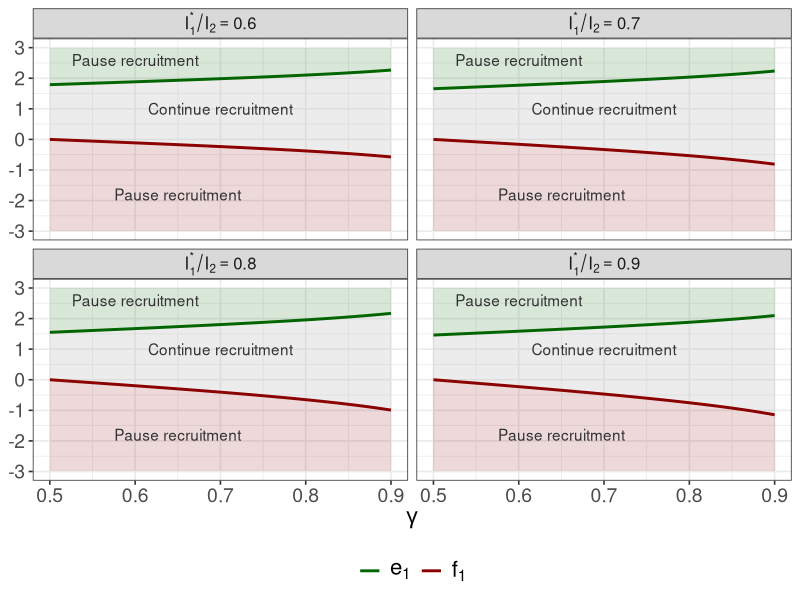

Here is the R script that generated this plot:
# Figure 4
# --------
# This script reproduces Figure 4 of the PhD thesis.

# install.packages("ggplot2")
library(ggplot2)


# Parameter settings ------------------------------------------------------

I1 <- 0.5
I2 <- 1

I1_tilde_star <- seq(0.1, 0.4, 0.1)
gamma <- seq(0.5, 0.9, 0.01)

f1_star <- 0
d1_star <- 1.96


# Create parameter grid --------------------------------------------------

df <- expand.grid(
  I1_tilde_star = I1_tilde_star,
  gamma = gamma
)

df$I1 <- I1
df$I2 <- I2
df$I1_star <- df$I1_tilde_star + df$I1
df$f1_star <- f1_star
df$d1_star <- d1_star


# Compute boundaries -----------------------------------------------------

df$f1 <- (
  df$f1_star * sqrt(df$I1_star / df$I1_tilde_star) -
    qnorm(df$gamma)
) * sqrt(df$I1_tilde_star / df$I1)

df$e1 <- (
  df$d1_star * sqrt(df$I1_star / df$I1_tilde_star) -
    qnorm(1 - df$gamma)
) * (
  sqrt(df$I1 / df$I1_tilde_star) +
    sqrt(df$I1_tilde_star / df$I1)
)^(-1)


# Create Figure 4 --------------------------------------------------------

ggplot(df, aes(x = gamma)) +
  geom_ribbon(
    aes(ymin = f1, ymax = e1),
    fill = "grey70",
    alpha = 0.25
  ) +
  geom_ribbon(
    aes(ymin = e1, ymax = 3),
    fill = "darkgreen",
    alpha = 0.15
  ) +
  geom_ribbon(
    aes(ymin = -3, ymax = f1),
    fill = "darkred",
    alpha = 0.15
  ) +
  geom_line(
    aes(y = f1, color = "f1"),
    linewidth = 1
  ) +
  geom_line(
    aes(y = e1, color = "e1"),
    linewidth = 1
  ) +
  facet_wrap(
    ~ I1_star,
    labeller = as_labeller(
      function(x) paste0("I[1]^'*'/I[2] == ", x),
      label_parsed
    )
  ) +
  scale_color_manual(
    values = c(
      "f1" = "darkred",
      "e1" = "darkgreen"
    ),
    labels = c(
      "f1" = expression(f[1]),
      "e1" = expression(e[1])
    )
  ) +
  scale_y_continuous(
    limits = c(-3, 3),
    breaks = seq(-3, 3, 1)
  ) +
  labs(
    x = expression(gamma),
    y = NULL,
    color = NULL
  ) +
  annotate(
    "text",
    x = 0.60,
    y = 2.60,
    label = "Pause recruitment",
    color = "grey20"
  ) +
  annotate(
    "text",
    x = 0.65,
    y = -1.80,
    label = "Pause recruitment",
    color = "grey20"
  ) +
  annotate(
    "text",
    x = 0.70,
    y = 1.00,
    label = "Continue recruitment",
    color = "grey20"
  ) +
  theme_bw(base_size = 12) +
  theme(
    strip.text = element_text(
      size = 12,
      margin = margin(t = 1, b = 1)
    ),
    axis.title = element_text(size = 16),
    axis.text = element_text(size = 14),
    legend.position = "bottom",
    legend.text = element_text(size = 16),
    legend.title = element_blank()
  )
